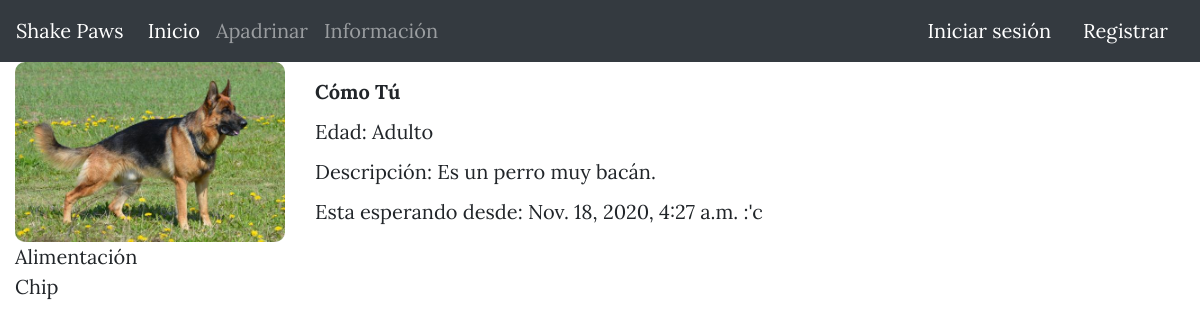
/perfil-animal/4/, run on the app's committed database.
### shelter/models.py (models this page shows, shortened)
class Animal(models.Model):
    animal_id = models.IntegerField(primary_key = True, verbose_name = "Identificación")
    name = models.CharField(max_length = 50, verbose_name = "Nombre")
    lifestage = models.CharField(max_length = 50, verbose_name = "Etapa de vida")
    description = models.TextField(verbose_name = "Descripción")
    image = models.ImageField(verbose_name = "Imagen", upload_to = "Animales")
    created = models.DateTimeField(auto_now_add = True, verbose_name = "Fecha de creación")
    updated = models.DateTimeField(auto_now = True, verbose_name = "Fecha de modificación")
    sponsors = models.ManyToManyField(Sponsor, through = "Animal_sponsor" , verbose_name = "Apadrinamientos")
    class Meta:
        verbose_name = "Animal"
        verbose_name_plural = "Animales"
        ordering = ["-created"]

class Sponsor(models.Model):
    sponsor_id = models.IntegerField(primary_key = True, verbose_name = "Identificación")
    name = models.CharField(max_length = 50, verbose_name = "Nombre")
    description = models.TextField(verbose_name="Descripción")
    cost = models.IntegerField(verbose_name = "Costo")
    class Meta:
        verbose_name = "Apadrinamiento"
        verbose_name_plural = "Apadrinamientos"

### animalProfile/views.py (the view)
# urls.py: path('perfil-animal/<int:animal_id>/', animalProfile_views.profile , name = "perfil-animal"),
def profile(request, animal_id):
    animal = get_object_or_404(Animal, animal_id = animal_id)
    return render(request, "animalProfile/profile.html", {'animal':animal})

### animalProfile/templates/animalProfile/profile.html (shortened to what this page needs)
{% extends 'core/base.html' %}
{% block content %}
<div class="container-fluid">
    <div class ="row justify-content-around">
        <div class="col col-md-3 align-self-center">
            <img class="photo" src="/media/{{animal.image}}">
        </div>
        <div class="col col-md-9 align-self-center">
            <b><p>{{animal.name}}</p></b>
            <p>Edad: {{animal.lifestage}}</p>
            <p>Descripción: {{animal.description}}</p>
            <p>Esta esperando desde: {{animal.created}} :'c</p>
        </div>
    </div>
    <div class ="row justify-content-around">
        <div class="col- col-md align-self-center">
            {{animal.sponsors.values.0.name}}<br>
            {{animal.sponsors.values.1.name}}<br>
       </div>
    </div>
</div>
{% endblock %}

### core/static/core/css/styles.css (style rules this page uses)
.photo { border-radius: 10px; width: 100%; }

### data on the page
Animal: image (picture), name "Cómo Tú", lifestage "Adulto", description "Es un perro muy bacán.", created "Nov. 18, 2020, 4:27 a.m.", sponsors.values.0.name "Alimentación", sponsors.values.1.name "Chip"
